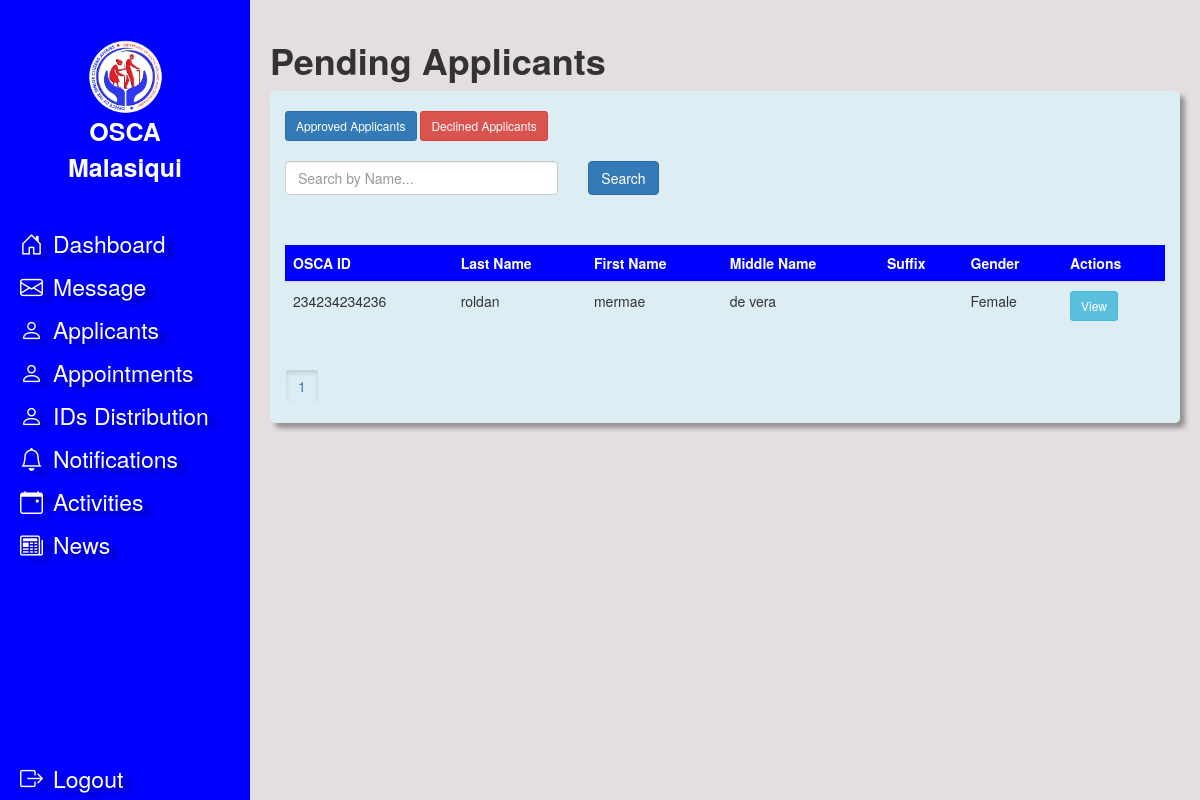
/admin/applicants.php (signed in), run on an earlier commit of the app's database.
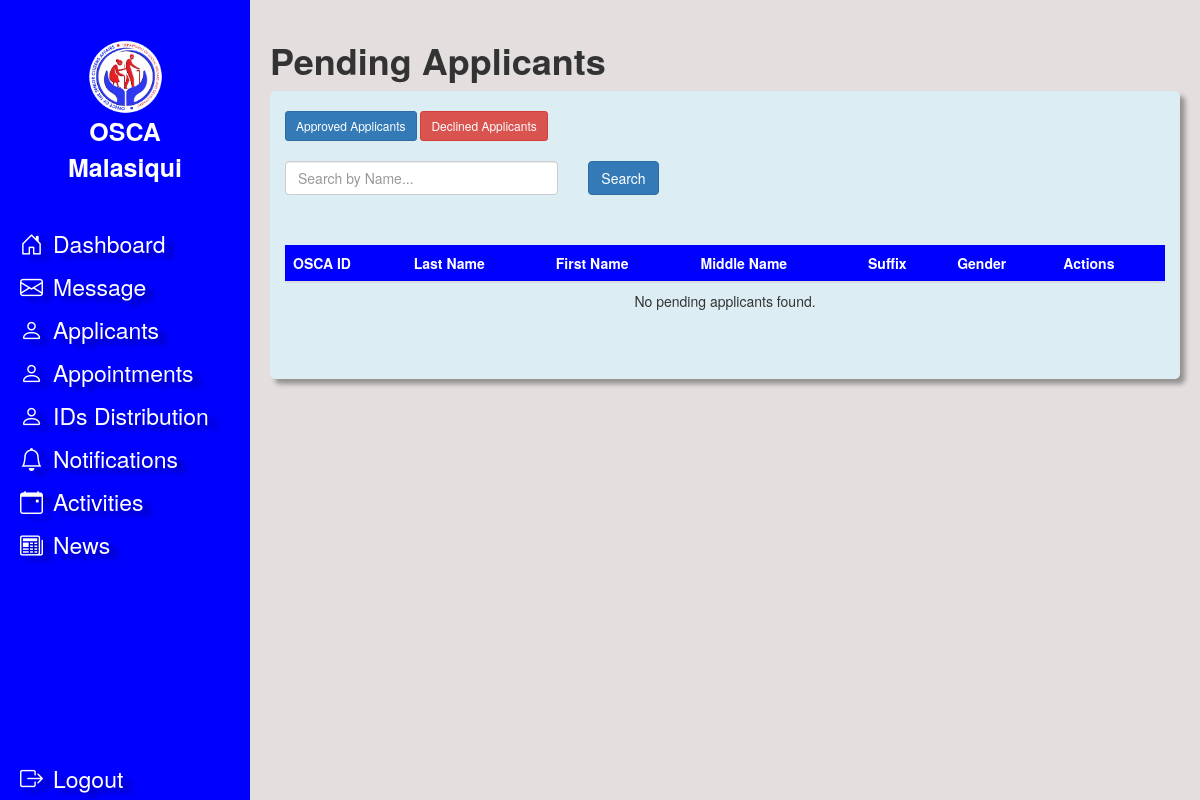
And on a later commit of the database.
### tables this page shows
CREATE TABLE `users` (
  `osca_id` bigint NOT NULL,
  `email` varchar(255) DEFAULT NULL,
  `last_name` varchar(50) NOT NULL,
  `first_name` varchar(50) NOT NULL,
  `middle_name` varchar(50) DEFAULT NULL,
  `suffix` varchar(5) DEFAULT NULL,
  `sex` varchar(10) NOT NULL,
  `birth_day` date NOT NULL,
  `address` varchar(255) NOT NULL,
  `phone_number` bigint NOT NULL,
  `oneByOne_id_path` varchar(255) DEFAULT NULL,
  `status` varchar(10) NOT NULL DEFAULT 'pending',
  `member_status` varchar(50) DEFAULT NULL,
  `classification` varchar(100) NOT NULL,
  `civil_status` varchar(100) NOT NULL,
  `blood_type` varchar(20) NOT NULL,
  `education` varchar(100) NOT NULL,
  `employment` varchar(100) NOT NULL,
  `religion` varchar(30) NOT NULL,
  `username` varchar(100) NOT NULL,
  `password` varchar(100) NOT NULL,
  `created_at` timestamp(6) NOT NULL DEFAULT CURRENT_TIMESTAMP(6),
  `updated_at` timestamp(6) NOT NULL DEFAULT CURRENT_TIMESTAMP(6),
  `deleted_at` timestamp(6) NULL DEFAULT NULL
);

### admin/applicants.php (the view, shortened to what the changed rows need)
<?php
include '.././database/db_connection.php';
$searchQuery = isset($_GET['search']) ? $_GET['search'] : '';
$recordsPerPage = 10;
$page = isset($_GET['page']) ? (int)$_GET['page'] : 1;
$startLimit = ($page - 1) * $recordsPerPage;
try {
    $sql = "SELECT osca_id, last_name, first_name, middle_name, suffix, sex
            FROM users
            WHERE status = 'pending' AND (last_name LIKE :search OR first_name LIKE :search)
            ORDER BY created_at ASC
            LIMIT :startLimit, :recordsPerPage";
    $stmt = $pdo->prepare($sql);
    $stmt->bindValue(':search', '%' . $searchQuery . '%', PDO::PARAM_STR);
    $stmt->bindValue(':startLimit', $startLimit, PDO::PARAM_INT);
    $stmt->bindValue(':recordsPerPage', $recordsPerPage, PDO::PARAM_INT);
    $stmt->execute();
    $users = $stmt->fetchAll(PDO::FETCH_ASSOC);
    $totalRecordsSql = "SELECT COUNT(*) FROM users WHERE status = 'pending' AND (last_name LIKE :search OR first_name LIKE :search)";
    $totalRecordsStmt = $pdo->prepare($totalRecordsSql);
    $totalRecordsStmt->bindValue(':search', '%' . $searchQuery . '%', PDO::PARAM_STR);
    $totalRecordsStmt->execute();
    $totalRecords = $totalRecordsStmt->fetchColumn();
    $totalPages = ceil($totalRecords / $recordsPerPage);
} catch (PDOException $e) {
    die("Database connection failed: " . $e->getMessage());
}
?>
<!DOCTYPE html>
<html lang="en">
<head>
    <link rel="stylesheet" href="./assets/style.css">
    <link rel="stylesheet" href="./assets/applicants.css">
    <link rel="stylesheet" href="https://maxcdn.bootstrapcdn.com/bootstrap/3.4.1/css/bootstrap.min.css">
    <link href="https://cdn.jsdelivr.net/npm/bootstrap-icons/font/bootstrap-icons.css" rel="stylesheet">
</head>
<body>
    <div class="main-content">
        <div class="container-fluid">
            <div class="row">
                <h1><b>Pending Applicants</b></h1>
                <div class="col-sm-12 formapplicants">
                    <div class="table-responsive spacingtop20">
                        <table class="table  table-hover">
                            <thead>
                                <tr class="rowtable">
                                    <th>OSCA ID</th>
                                    <th>Last Name</th>
                                    <th>First Name</th>
                                    <th>Middle Name</th>
                                    <th>Suffix</th>
                                    <th>Gender</th>
                                    <th>Actions</th>
                                </tr>
                            </thead>
                            <tbody>
                                <?php if (!empty($users)): ?>
                                    <?php foreach ($users as $user): ?>
                                        <tr>
                                            <td><?php echo htmlspecialchars($user['osca_id']); ?></td>
                                            <td><?php echo htmlspecialchars($user['last_name']); ?></td>
                                            <td><?php echo htmlspecialchars($user['first_name']); ?></td>
                                            <td><?php echo htmlspecialchars($user['middle_name'] ?? 'N/A'); ?></td>
                                            <td><?php echo htmlspecialchars($user['suffix']); ?></td>
                                            <td><?php echo htmlspecialchars($user['sex']); ?></td>
                                            <td>
                                                <a href="view_user.php?id=<?php echo htmlspecialchars($user['osca_id']); ?>" class="btn btn-info btn-sm">View</a>
                                            </td>
                                        </tr>
                                    <?php endforeach; ?>
                                <?php else: ?>
                                    <tr>
                                        <td colspan="7" class="text-center">No pending applicants found.</td>
                                    </tr>
                                <?php endif; ?>
                            </tbody>
                        </table>
                    </div>
                    <div class="pagination">
                        <?php
                        $range = 2;
                        $start = max(1, $page - $range);
                        $end = min($totalPages, $page + $range);
                        for ($i = $start; $i <= $end; $i++):
                        ?>
                            <a href="?page=<?php echo $i; ?>&search=<?php echo htmlspecialchars($searchQuery); ?>" class="btn btn-secondary <?php echo ($i == $page) ? 'active' : ''; ?>">
                                <?php echo $i; ?>
                            </a>
                        <?php endfor; ?>
                    </div>
                </div>
            </div>
        </div>
    </div>
</body>
</html>

What changed in the data, as far as the page shows it:
no longer on this page (row edited): users: osca_id "234234234236", last_name "roldan", first_name "mermae", middle_name "de vera", sex "Female"
Also different on the page:
text now shown: "No pending applicants found."
list line gone: "1"
